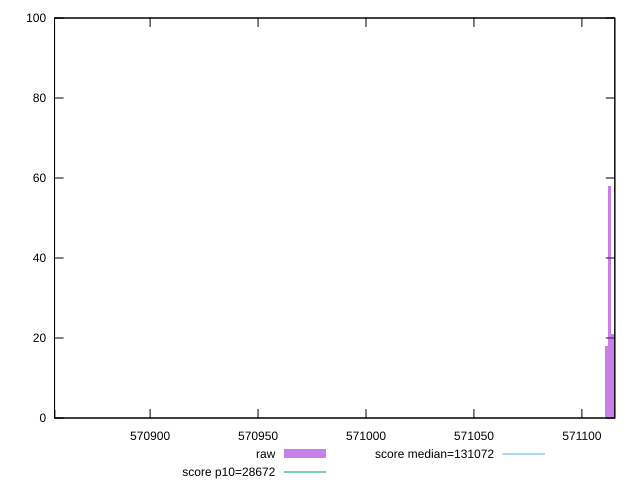

gnuplot code for this plot:
reset

$raw <<EOF
570855.8673669124 2
571113.9761039591 21
571111.2874712816 18
571112.6317876204 58
571115.3204202979 1
EOF

set key outside below
set boxwidth 1.3443163387847525
set xrange [570855.7333333334:571115.25]
set yrange [0:100]
set trange [0:100]
set style fill transparent solid 0.5 noborder

set parametric
set terminal svg size 640, 490 enhanced background rgb 'white'
set output "report_00017_2021-02-10T15-08-03.406Z/uses-long-cache-ttl/samples/pages+cached+noadtech+nomedia/raw/histogram.svg"

plot $raw title "raw" with boxes, \
     28672,t title "score p10=28672", \
     131072,t title "score median=131072"

reset
